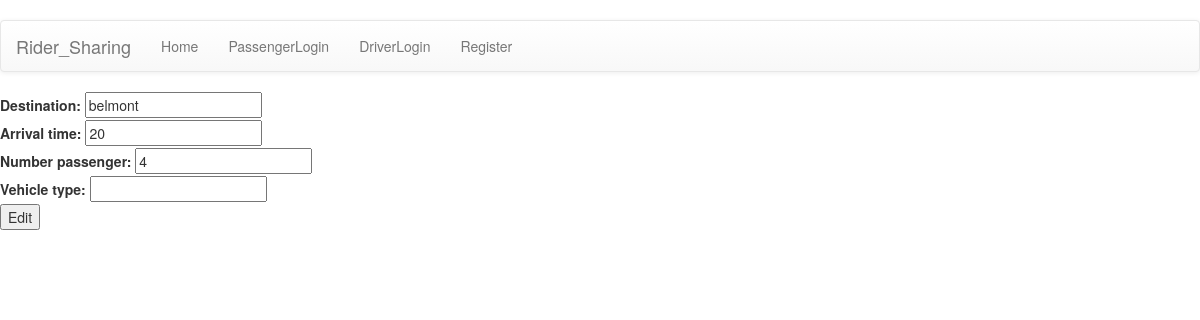
The app's page /accounts/passenger/request/edit/2/, older data.
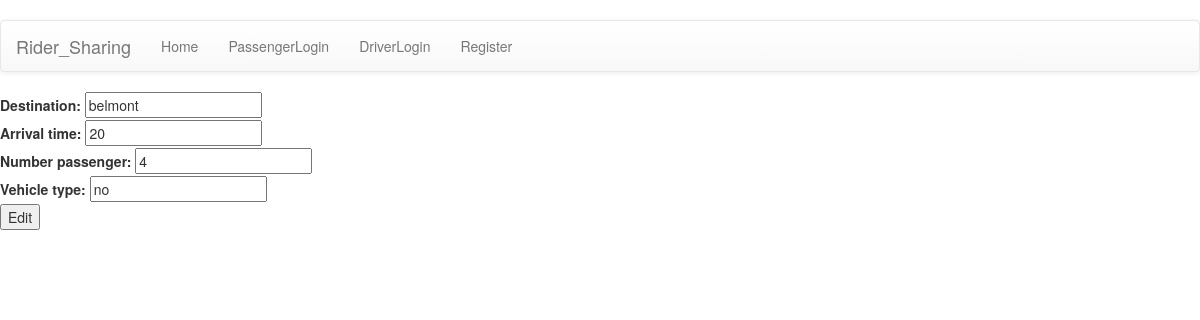
The same page, newer data.
### accounts/models.py (models this page shows, shortened)
class Ride(models.Model):
    user = models.ForeignKey(User, on_delete=models.CASCADE)
    destination = models.CharField(max_length=100, default='')
    arrival_time = models.CharField(max_length=100, default='20')
    number_passenger = models.IntegerField(default='1')
    vehicle_type = models.CharField(max_length=100, default='')
    isPicked = models.BooleanField(default=False)
    isFinished = models.BooleanField(default=False)
    driver_id = models.IntegerField(default='0')

### accounts/views.py (the view)
# urls.py: path('passenger/request/edit/<int:ride_id>/', views.edit_request),
def edit_request(request, ride_id):
    if request.method == 'POST':
        form = RequestForm(request.POST)
        if form.is_valid():
            user_request = Ride.objects.filter(id=ride_id)[0]
            user_request.destination = form.cleaned_data['destination']
            user_request.arrival_time = form.cleaned_data['arrival_time']
            user_request.number_passenger = form.cleaned_data['number_passenger']
            user_request.vehicle_type = form.cleaned_data['vehicle_type']
            user_request.save()
            return redirect('../../../')
    else:
        user_request = Ride.objects.filter(id=ride_id)[0]
        form = RequestForm(instance=user_request)
        return render(request, 'accounts/edit_request.html', {'form':form})

### accounts/forms.py
class RequestForm(forms.ModelForm):
    destination = forms.CharField(required=True)
    arrival_time = forms.CharField(required=True)
    number_passenger = forms.IntegerField(required=True)
    vehicle_type = forms.CharField(required=False)
    class Meta:
        model = Ride
        fields = (
            'destination',
            'arrival_time',
            'number_passenger',
            'vehicle_type',
        )

### accounts/templates/accounts/edit_request.html (shortened to what this page needs)
{% extends 'base.html' %}
  {%block body%}
    <form method="post" action="" enctype="multipart/form-data">
     {% for field in form %}
          <div class="fieldWrapper">
       {{ field.label_tag }} {{ field }}
          </div>
       {% endfor %}
     <div class="button-wrapper submit">
        <input type="submit" value="Edit" />
     </div>
    </form>
  {%endblock%}

Row changes from the older to the newer data that the page shows:
changed Ride "belmont": vehicle_type (not shown) → "no"
